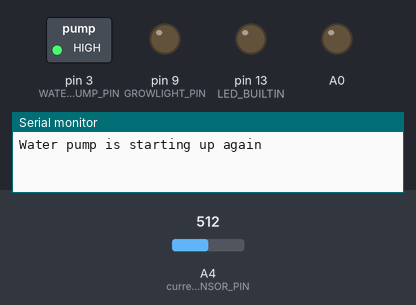
Simulated run of this program. Board: Arduino Nano, built with avr-gcc and run on an emulated ATmega328P. On the bench: switched loads named in the program (green lamp = pin HIGH), output pins drawn as LEDs (lit = HIGH), the last lines printed to the serial monitor. The test bench sets the inputs (shaded band); at power-on: A4 (currentWaterLevel_SENSOR_PIN) = 512. Pins used as bus, display or sensor lines are not drawn.

Above: at 2.2 s.
2.3 s: A4 (currentWaterLevel_SENSOR_PIN) set to 583
8.3 s: A4 (currentWaterLevel_SENSOR_PIN) set to 618
At 15.2 s:
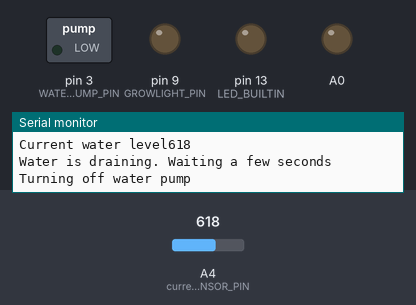
Timing chart, 0 to 16.7 s (numbered marks = the images above; inputs shaded):
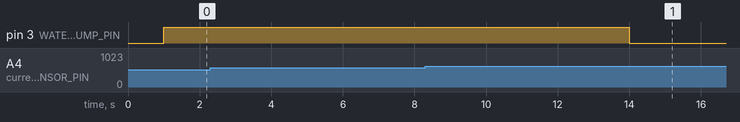

Measured:
- the behaviour switches between 599 and 600 on A4 (currentWaterLevel_SENSOR_PIN) (found by bisection; images 0 and 1)
- after the input at 8.3 s, pin 3 (WATERPUMP_PIN): HIGH → LOW after 5.7 s

The program:

main.cpp
```cpp
#include <Arduino.h>
#include <millisDelay.h>

#define NIGHTTIME 50
#define WATERPUMP_PIN 3
#define GROWLIGHT_PIN 9

#define currentWaterLevel_SENSOR_ONOFF_PIN 12
#define currentWaterLevel_SENSOR_PIN A4

#define WATERPUMP_OFF_SECONDS ((unsigned long)1000 * 60 * 15)
#define WATERPUMP_OFF_SECONDS_NIGHTTIME ((unsigned long)1000 * 60 * 60)
#define GROWLIGHT_TIME_SECONDS ((unsigned long)60 * 60 * 8)   // 8 Hours

bool isWaterPumpOn = false;
bool isNightTime = false;

millisDelay pumpDelay;
millisDelay finalDelay;
millisDelay growLightDelay;

void manageWaterInTank();
void manageGrowLight();

void setup() {

  Serial.begin(115200);
  delay(1000);

  pinMode(LED_BUILTIN, OUTPUT);

  // Water pump pin on/off
  pinMode(WATERPUMP_PIN, OUTPUT);

  // Grow light pin on/off
  pinMode(GROWLIGHT_PIN, OUTPUT);

  // Water level reached pin
  pinMode(currentWaterLevel_SENSOR_ONOFF_PIN, OUTPUT);
  pinMode(currentWaterLevel_SENSOR_PIN, INPUT);
  digitalWrite(currentWaterLevel_SENSOR_ONOFF_PIN, LOW);

  // Light sensor pins
  pinMode(A1, INPUT);
  pinMode(A0, OUTPUT);

  // Init
  analogWrite(A0, 0);                 // Light sensor off
  digitalWrite(WATERPUMP_PIN, LOW);  // Water pump off
  digitalWrite(GROWLIGHT_PIN, LOW);   // Growlight off
}

void loop()
{
  pumpDelay.justFinished();
  growLightDelay.justFinished();

  manageWaterInTank();
  manageGrowLight();
}

void manageWaterInTank()
{
  if (finalDelay.justFinished()) {

    Serial.println("Turning off water pump");
    // Turn off water pump
    digitalWrite(WATERPUMP_PIN, LOW);
    isWaterPumpOn = false;

    uint32_t pumpOffSeconds = isNightTime ? WATERPUMP_OFF_SECONDS_NIGHTTIME : WATERPUMP_OFF_SECONDS;

    // Wait for the water to drain
    pumpDelay.finish();
    pumpDelay.start(pumpOffSeconds);
    return;
  }

  if (pumpDelay.isRunning() || finalDelay.isRunning()) {
    return;
  }

  digitalWrite(currentWaterLevel_SENSOR_ONOFF_PIN, HIGH);

  uint32_t currentWaterLevel = analogRead(currentWaterLevel_SENSOR_PIN);

  if (!isWaterPumpOn)
  {
    Serial.println("Water pump is starting up again");

    // Turn on water pump
    digitalWrite(WATERPUMP_PIN, HIGH);
    isWaterPumpOn = true;

    pumpDelay.start(2000);
    return;
  }

  Serial.print("Current water level");
  Serial.println(currentWaterLevel);

  // Only process when the water level reading is significant
  if (currentWaterLevel >= 600)
  {
    Serial.println("Water is draining. Waiting a few seconds");

    // Wait for the water to drain
    finalDelay.finish();
    finalDelay.start(5000);
  }
  else
  {
    Serial.println("Water level is still below sensor");
    pumpDelay.repeat();
  }

  digitalWrite(currentWaterLevel_SENSOR_ONOFF_PIN, LOW);
}

void manageGrowLight()
{
  if (growLightDelay.isRunning()) {
    return;
  }

  // Read light level
  analogWrite(A0, 256);
  int16_t value = analogRead(A1);
  analogWrite(A0, 0);

  if (!isNightTime && value <= NIGHTTIME)
  {
    isNightTime = true;

    // Turn on grow light
    digitalWrite(GROWLIGHT_PIN, HIGH);

    growLightDelay.finish();
    growLightDelay.start(GROWLIGHT_TIME_SECONDS);
    return;
  }

  if (isNightTime && value > NIGHTTIME)
  {
    isNightTime = false;

    // Turn off light
    digitalWrite(GROWLIGHT_PIN, LOW);
  }
  else
  {
    growLightDelay.finish();
    growLightDelay.start(60000 * 30);
  }
}
```
